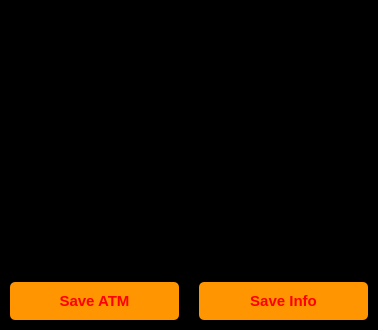
<?xml version="1.0" encoding="UTF-8"?>
<ui version="4.0">
 <class>MainWindow</class>
 <widget class="QMainWindow" name="MainWindow">
  <property name="geometry">
   <rect>
    <x>0</x>
    <y>0</y>
    <width>378</width>
    <height>330</height>
   </rect>
  </property>
  <property name="windowTitle">
   <string>MainWindow</string>
  </property>
  <widget class="QWidget" name="centralwidget">
   <property name="styleSheet">
    <string notr="true">QFrame {
background-color: black;
color: white;
	font: 8pt &quot;Roboto&quot;;
}

/* Scan Button Styling */
QPushButton {
  background-color: #FF9500; /* A bright orange for high visibility and action-inducement */
  color: red; /* Black text for high contrast on the orange button */
  font-size: 15px;
  font-weight: bold; /* Bold text to signify importance */
  padding: 10px; /* Generous padding to make the button touch-friendly */
  border: none; /* No border for a modern, flat design */
  border-radius: 5px; /* Slightly rounded corners for a modern look */
}

QPushButton:hover {
  background-color: #E87C00; /* A slightly darker shade of orange for the hover state */
}
</string>
   </property>
   <layout class="QHBoxLayout" name="horizontalLayout">
    <property name="spacing">
     <number>0</number>
    </property>
    <property name="leftMargin">
     <number>0</number>
    </property>
    <property name="topMargin">
     <number>0</number>
    </property>
    <property name="rightMargin">
     <number>0</number>
    </property>
    <property name="bottomMargin">
     <number>0</number>
    </property>
    <item>
     <widget class="QFrame" name="frame">
      <property name="frameShape">
       <enum>QFrame::StyledPanel</enum>
      </property>
      <property name="frameShadow">
       <enum>QFrame::Raised</enum>
      </property>
      <layout class="QVBoxLayout" name="verticalLayout">
       <item>
        <widget class="QTextEdit" name="textEdit">
         <property name="html">
          <string>&lt;!DOCTYPE HTML PUBLIC &quot;-//W3C//DTD HTML 4.0//EN&quot; &quot;http://www.w3.org/TR/REC-html40/strict.dtd&quot;&gt;
&lt;html&gt;&lt;head&gt;&lt;meta name=&quot;qrichtext&quot; content=&quot;1&quot; /&gt;&lt;style type=&quot;text/css&quot;&gt;
p, li { white-space: pre-wrap; }
&lt;/style&gt;&lt;/head&gt;&lt;body style=&quot; font-family:'Roboto'; font-size:8pt; font-weight:400; font-style:normal;&quot;&gt;
&lt;p style=&quot;-qt-paragraph-type:empty; margin-top:0px; margin-bottom:0px; margin-left:0px; margin-right:0px; -qt-block-indent:0; text-indent:0px;&quot;&gt;&lt;br /&gt;&lt;/p&gt;&lt;/body&gt;&lt;/html&gt;</string>
         </property>
        </widget>
       </item>
       <item>
        <widget class="QPushButton" name="saveATMBtn">
         <property name="text">
          <string>Save ATM</string>
         </property>
        </widget>
       </item>
      </layout>
     </widget>
    </item>
    <item>
     <widget class="QFrame" name="frame_2">
      <property name="frameShape">
       <enum>QFrame::StyledPanel</enum>
      </property>
      <property name="frameShadow">
       <enum>QFrame::Raised</enum>
      </property>
      <layout class="QVBoxLayout" name="verticalLayout_2">
       <item>
        <widget class="QTextEdit" name="textEdit_2"/>
       </item>
       <item>
        <widget class="QPushButton" name="saveInfoBtn">
         <property name="text">
          <string>Save Info</string>
         </property>
        </widget>
       </item>
      </layout>
     </widget>
    </item>
   </layout>
  </widget>
 </widget>
 <resources/>
 <connections/>
</ui>
